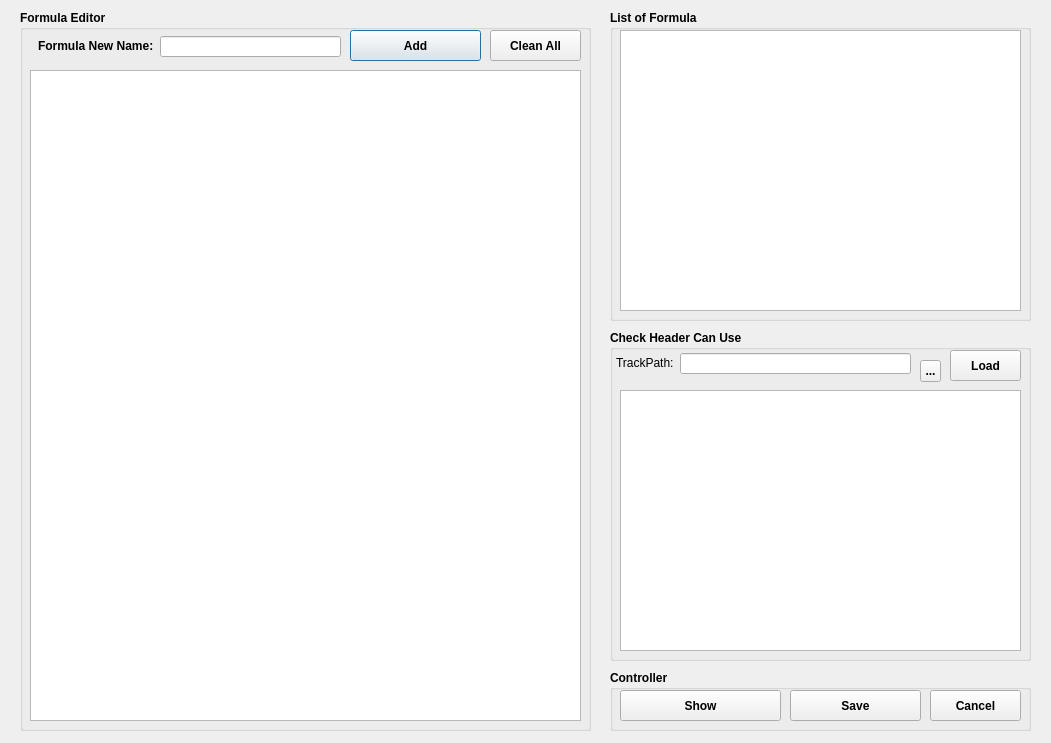
<?xml version="1.0" encoding="UTF-8"?>
<ui version="4.0">
 <class>Formula</class>
 <widget class="QDialog" name="Formula">
  <property name="geometry">
   <rect>
    <x>0</x>
    <y>0</y>
    <width>1051</width>
    <height>743</height>
   </rect>
  </property>
  <property name="windowTitle">
   <string>Dialog</string>
  </property>
  <widget class="QGroupBox" name="FormulaEditor_GroupBox">
   <property name="geometry">
    <rect>
     <x>20</x>
     <y>10</y>
     <width>571</width>
     <height>721</height>
    </rect>
   </property>
   <property name="font">
    <font>
     <bold>true</bold>
    </font>
   </property>
   <property name="title">
    <string>Formula Editor</string>
   </property>
   <widget class="QTextEdit" name="FormulaEditortextEdit">
    <property name="geometry">
     <rect>
      <x>10</x>
      <y>60</y>
      <width>551</width>
      <height>651</height>
     </rect>
    </property>
   </widget>
   <widget class="QPushButton" name="FormulaAddButton">
    <property name="geometry">
     <rect>
      <x>330</x>
      <y>20</y>
      <width>131</width>
      <height>31</height>
     </rect>
    </property>
    <property name="text">
     <string>Add</string>
    </property>
   </widget>
   <widget class="QPushButton" name="FormulaCleanButton">
    <property name="geometry">
     <rect>
      <x>470</x>
      <y>20</y>
      <width>91</width>
      <height>31</height>
     </rect>
    </property>
    <property name="text">
     <string>Clean All</string>
    </property>
   </widget>
   <widget class="QLineEdit" name="FormulaAddEdit">
    <property name="geometry">
     <rect>
      <x>140</x>
      <y>26</y>
      <width>181</width>
      <height>21</height>
     </rect>
    </property>
   </widget>
   <widget class="QLabel" name="FormulaNewNamelabel">
    <property name="geometry">
     <rect>
      <x>18</x>
      <y>28</y>
      <width>121</width>
      <height>16</height>
     </rect>
    </property>
    <property name="font">
     <font>
      <bold>true</bold>
     </font>
    </property>
    <property name="text">
     <string>Formula New Name:</string>
    </property>
   </widget>
  </widget>
  <widget class="QGroupBox" name="FormulaController_groupBox">
   <property name="geometry">
    <rect>
     <x>610</x>
     <y>670</y>
     <width>421</width>
     <height>61</height>
    </rect>
   </property>
   <property name="font">
    <font>
     <bold>true</bold>
    </font>
   </property>
   <property name="title">
    <string>Controller</string>
   </property>
   <widget class="QPushButton" name="FormulaSaveButton">
    <property name="geometry">
     <rect>
      <x>180</x>
      <y>20</y>
      <width>131</width>
      <height>31</height>
     </rect>
    </property>
    <property name="text">
     <string>Save</string>
    </property>
   </widget>
   <widget class="QPushButton" name="FormulaCancelButton">
    <property name="geometry">
     <rect>
      <x>320</x>
      <y>20</y>
      <width>91</width>
      <height>31</height>
     </rect>
    </property>
    <property name="text">
     <string>Cancel</string>
    </property>
   </widget>
   <widget class="QPushButton" name="FormulaShowButton">
    <property name="geometry">
     <rect>
      <x>10</x>
      <y>20</y>
      <width>161</width>
      <height>31</height>
     </rect>
    </property>
    <property name="text">
     <string>Show</string>
    </property>
   </widget>
  </widget>
  <widget class="QGroupBox" name="Formula_List_groupBox">
   <property name="geometry">
    <rect>
     <x>610</x>
     <y>10</y>
     <width>421</width>
     <height>311</height>
    </rect>
   </property>
   <property name="font">
    <font>
     <bold>true</bold>
    </font>
   </property>
   <property name="title">
    <string>List of Formula</string>
   </property>
   <widget class="QTextEdit" name="FormulalistEdit">
    <property name="geometry">
     <rect>
      <x>10</x>
      <y>20</y>
      <width>401</width>
      <height>281</height>
     </rect>
    </property>
   </widget>
  </widget>
  <widget class="QGroupBox" name="FormulaHeader_groupBox">
   <property name="geometry">
    <rect>
     <x>610</x>
     <y>330</y>
     <width>421</width>
     <height>331</height>
    </rect>
   </property>
   <property name="font">
    <font>
     <bold>true</bold>
    </font>
   </property>
   <property name="title">
    <string>Check Header Can Use</string>
   </property>
   <widget class="QPushButton" name="FormulaLoadButton">
    <property name="geometry">
     <rect>
      <x>340</x>
      <y>20</y>
      <width>71</width>
      <height>31</height>
     </rect>
    </property>
    <property name="text">
     <string>Load</string>
    </property>
   </widget>
   <widget class="QLabel" name="label">
    <property name="geometry">
     <rect>
      <x>6</x>
      <y>25</y>
      <width>61</width>
      <height>16</height>
     </rect>
    </property>
    <property name="font">
     <font>
      <bold>false</bold>
     </font>
    </property>
    <property name="text">
     <string>TrackPath:</string>
    </property>
   </widget>
   <widget class="QLineEdit" name="FormulaTrackPathEdit">
    <property name="geometry">
     <rect>
      <x>70</x>
      <y>23</y>
      <width>231</width>
      <height>21</height>
     </rect>
    </property>
   </widget>
   <widget class="QToolButton" name="FormulaTracktoolButton">
    <property name="geometry">
     <rect>
      <x>310</x>
      <y>30</y>
      <width>21</width>
      <height>22</height>
     </rect>
    </property>
    <property name="text">
     <string>...</string>
    </property>
   </widget>
   <widget class="QTextEdit" name="FormulaHeadertextEdit">
    <property name="geometry">
     <rect>
      <x>10</x>
      <y>60</y>
      <width>401</width>
      <height>261</height>
     </rect>
    </property>
    <property name="font">
     <font>
      <bold>false</bold>
      <strikeout>false</strikeout>
     </font>
    </property>
   </widget>
  </widget>
 </widget>
 <resources/>
 <connections/>
</ui>
